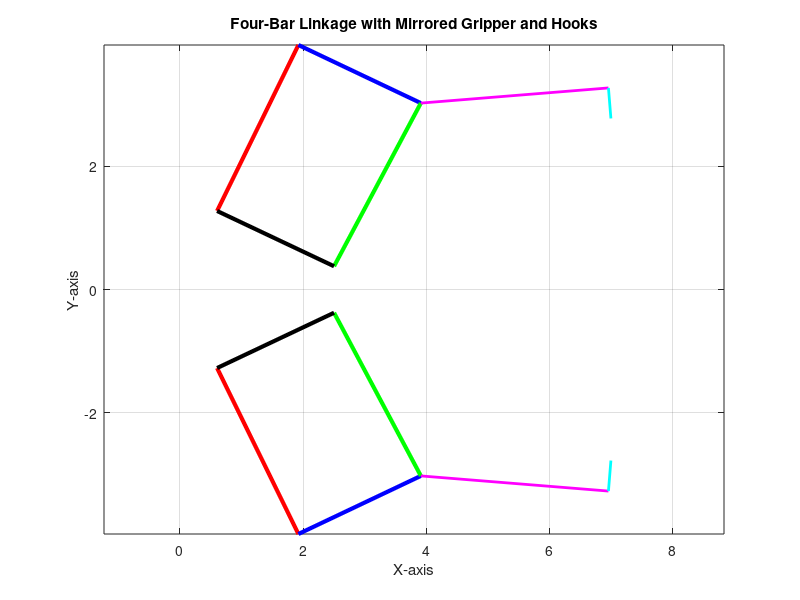
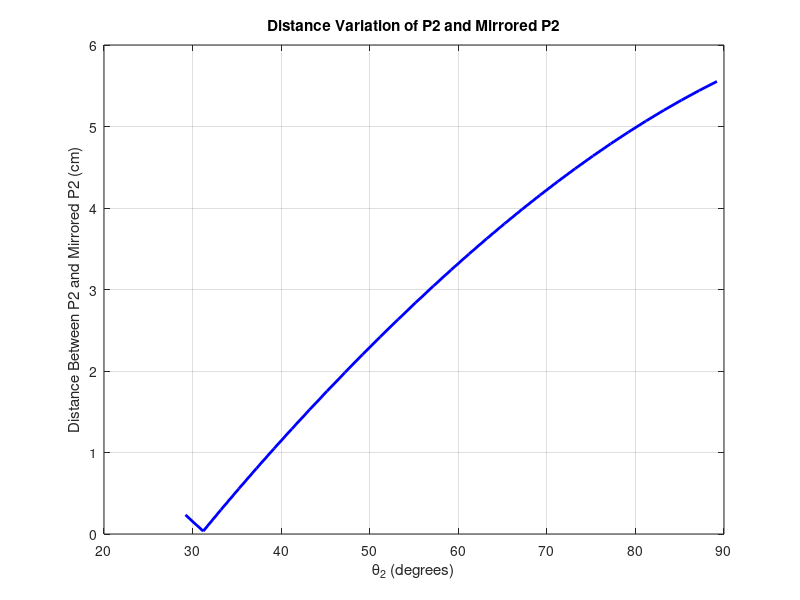

These charts were generated, in order, by the following MATLAB code:
%working gripper Final!

clc; clear; close all;

% Link Lengths (in centimeters)
L0 = 2.1;   % Ground Link
L1 = 3;     % Input Link
L2 = 2.2;   % Coupler Link
L3 = 3;     % Output Link
L_ext = 3.055; % Extended bar length from right end of L2
ext_angle = 30; % Angle of the extended bar from L2 (counterclockwise)
hook_length = 0.497; % Hook length
hook_angle = -90; % Hook angle relative to extension

% Rotation angle for whole system (clockwise)
rotation_angle = -25.3; % Negative for clockwise rotation

% Input Angle Range (Driving Link Motion) - Limited to 29.2° to 89.2°
theta2 = 29.2:2:89.2; % Driving Link Motion Range

% Define new origins for the gripper fractions
origin_shift = [0; 1.41]; % Set origin at (0,1.41) for the original fraction
mirrored_origin_shift = [0; -1.41]; % Set origin at (0,-1.41) for the mirrored fraction

% Rotation Matrix (for whole system rotation)
R = [cosd(rotation_angle), -sind(rotation_angle); 
     sind(rotation_angle),  cosd(rotation_angle)];

% Store P positions for trajectory plotting
P1_positions = [];
P2_positions = [];
P1_positions_mirror = [];
P2_positions_mirror = [];
P2_distance = [];

om3 = zeros(1, length(theta2));  % Angular velocity of θ₃
om4 = zeros(1, length(theta2));  % Angular velocity of θ₄

distance_offset = 2.82; % Vertical distance between original and mirrored parts

figure(1);
for i = 1:length(theta2)
    
    % Position Analysis using Cosine Rule (Ensures Lengths Remain Fixed)
    AC = sqrt(L0^2 + L1^2 - 2 * L0 * L1 * cosd(theta2(i)));
    beta = acosd((L0^2 + AC^2 - L1^2) / (2 * L0 * AC));
    psi = acosd((L2^2 + AC^2 - L3^2) / (2 * L2 * AC));
    lambda = acosd((L3^2 + AC^2 - L2^2) / (2 * L3 * AC));

    theta3 = psi - beta;
    theta4 = 180 - lambda - beta;

    % Define Joint Positions (Before Rotation)
    Ox = [0; 0] + origin_shift; % Fixed Ground Point
    Cx = [L0; 0] + origin_shift; % Fixed Ground Point
    
    Ax = Ox + [L1 * cosd(theta2(i)); L1 * sind(theta2(i))];
    Bx = Ax + [L2 * cosd(theta3); L2 * sind(theta3)];
    
    % Define Extended Bar from Right End of L2 (B Point)
    P1 = Bx + [L_ext * cosd(theta3 + ext_angle); L_ext * sind(theta3 + ext_angle)];
    
    % Define Hook End
    P2 = P1 + [hook_length * cosd(theta3 + ext_angle + hook_angle); hook_length * sind(theta3 + ext_angle + hook_angle)];
    
    % Apply Rotation Matrix to all points
    P1_rot = R * P1;
    P2_rot = R * P2;
    Ox_rot = R * Ox;
    Ax_rot = R * Ax;
    Bx_rot = R * Bx;
    Cx_rot = R * Cx;

    % Mirroring the system at y = 0 with vertical offset
    Ox_mirror = [Ox_rot(1); -Ox_rot(2)];
    Ax_mirror = [Ax_rot(1); -Ax_rot(2)];
    Bx_mirror = [Bx_rot(1); -Bx_rot(2)];
    Cx_mirror = [Cx_rot(1); -Cx_rot(2)];
    P1_mirror = [P1_rot(1); -P1_rot(2)];
    P2_mirror = [P2_rot(1); -P2_rot(2)];
    
    % Calculate Distance Between P2 and Mirrored P2
    P2_dist = norm(P2_rot - P2_mirror);
    P2_distance = [P2_distance, P2_dist];
    
    % Plot the Original and Mirrored 4-Bar Mechanism
    plot([Ox_rot(1) Ax_rot(1)], [Ox_rot(2) Ax_rot(2)], 'r', 'LineWidth', 3);
    hold on;
    plot([Ax_rot(1) Bx_rot(1)], [Ax_rot(2) Bx_rot(2)], 'b', 'LineWidth', 3);
    plot([Bx_rot(1) Cx_rot(1)], [Bx_rot(2) Cx_rot(2)], 'g', 'LineWidth', 3);
    plot([Ox_rot(1) Cx_rot(1)], [Ox_rot(2) Cx_rot(2)], 'k', 'LineWidth', 3);
    plot([Bx_rot(1) P1_rot(1)], [Bx_rot(2) P1_rot(2)], 'm', 'LineWidth', 2);
    plot([P1_rot(1) P2_rot(1)], [P1_rot(2) P2_rot(2)], 'c', 'LineWidth', 2);
    
    plot([Ox_mirror(1) Ax_mirror(1)], [Ox_mirror(2) Ax_mirror(2)], 'r', 'LineWidth', 3);
    plot([Ax_mirror(1) Bx_mirror(1)], [Ax_mirror(2) Bx_mirror(2)], 'b', 'LineWidth', 3);
    plot([Bx_mirror(1) Cx_mirror(1)], [Bx_mirror(2) Cx_mirror(2)], 'g', 'LineWidth', 3);
    plot([Ox_mirror(1) Cx_mirror(1)], [Ox_mirror(2) Cx_mirror(2)], 'k', 'LineWidth', 3);
    plot([Bx_mirror(1) P1_mirror(1)], [Bx_mirror(2) P1_mirror(2)], 'm', 'LineWidth', 2);
    plot([P1_mirror(1) P2_mirror(1)], [P1_mirror(2) P2_mirror(2)], 'c', 'LineWidth', 2);
    
    grid on;
    axis equal;
    title('Four-Bar Linkage with Mirrored Gripper and Hooks');
    xlabel('X-axis');
    ylabel('Y-axis');
    drawnow;
    hold off;
end

% Plot Distance Between P2 and Mirrored P2
figure(2);
plot(theta2, P2_distance, 'b', 'LineWidth', 2);
xlabel('\theta_2 (degrees)');
ylabel('Distance Between P2 and Mirrored P2 (cm)');
title('Distance Variation of P2 and Mirrored P2');
grid on;
